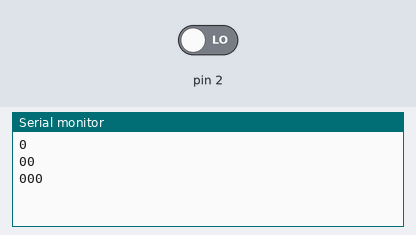
A sketch run on a simulated Arduino Uno, built with avr-gcc and run on an emulated ATmega328P. On the bench: the last lines printed to the serial monitor. The inputs (shaded band) are chosen by the test bench; at power-on: pin 2 LOW.

Above: at 6.8 s.
6.9 s: pin 2 driven HIGH
At 10.1 s:
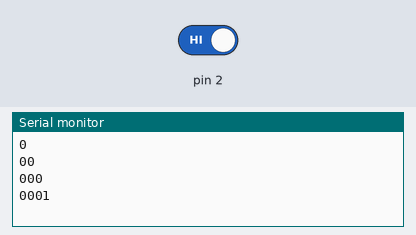
10.8 s: pin 2 driven LOW
At 12.3 s:
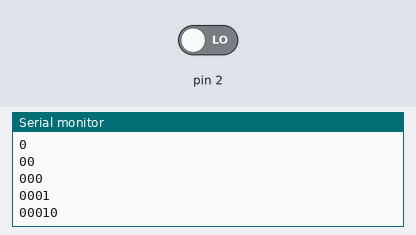
Timing chart, 0 to 13.8 s (numbered marks = the images above; inputs shaded):
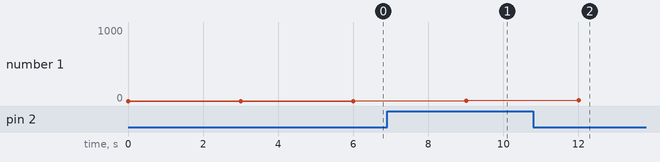

The sketch:

03.SensorToArray.ino
```cpp
String x;
String myString[100];
int i,k;

void setup()
{
  Serial.begin(9600);
  pinMode(2, INPUT);
}

void loop() {
  x = digitalRead(2);
  myString[i] = x;
    i++;
    x = "";
    Serial.println("");
    for(k=0;k<i;k++)
    {
        Serial.print(myString[k]);
    }
    delay(3000);
  }
```

Measured:
- after the input at 6.9 s, the serial monitor: prints a new line after 2.1 s (image 1)
- after the input at 10.8 s, the serial monitor: prints a new line after 1.2 s (image 2)
- plotted number 1: 0 → 1 after the input at 6.9 s, 1 → 1000 after the input at 10.8 s
